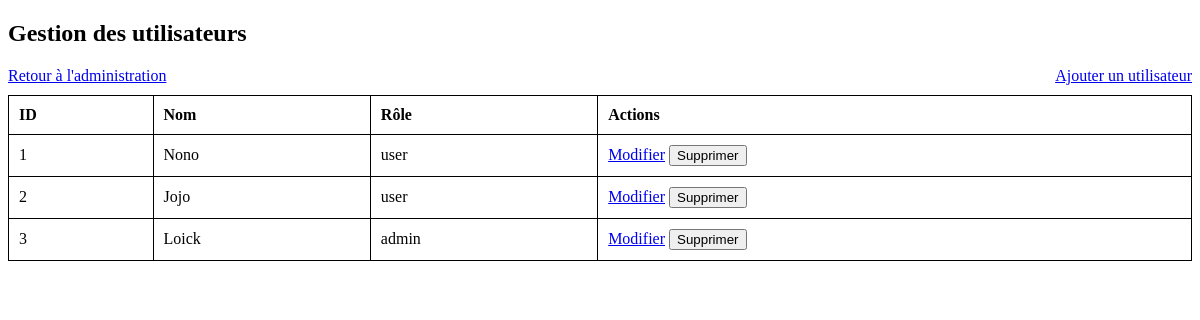
Before: /admin/users (signed in) with the older database file.
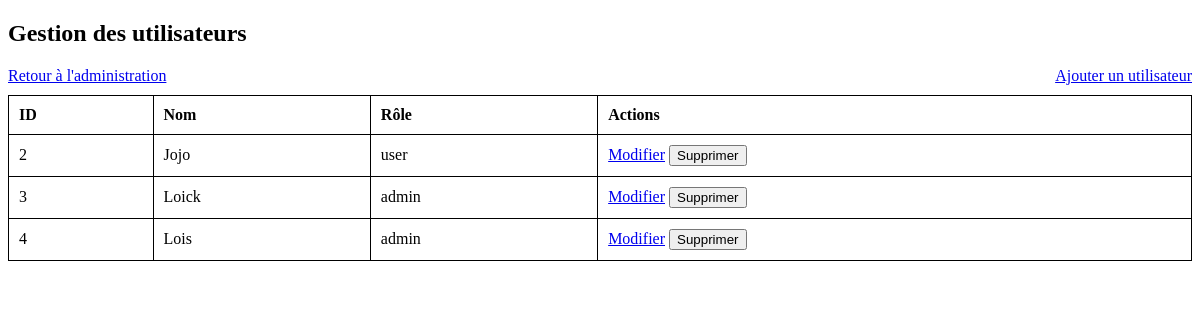
After: the same page with the newer database file.
### tables this page shows
CREATE TABLE users (
        id INTEGER PRIMARY KEY, 
        name VARCHAR(255) NOT NULL UNIQUE,
        password VARCHAR(255) NOT NULL,
        role VARCHAR(50) NOT NULL DEFAULT 'user'
    );

### Backend/app.py (the view)
@app.route('/admin/users', methods=['GET'])
def admin_users():
    if 'role' not in session or session['role'] != 'admin':
        flash("Accès interdit.", 'error')
        return redirect(url_for('login'))
    users = get_all_users()
    return render_template('admin_users_table.html', users=users)

### Backend/database.py (called while the page is built)
def get_all_users():
    with db.connect() as conn:
        result = conn.execute(text("SELECT * FROM users")).fetchall()
        return [dict(row) for row in result]

### Frontend/templates/admin_users_table.html (shortened to what this page needs)
<!DOCTYPE html>
<html lang="fr">
<head>
</head>
<body>
    <h2>Gestion des utilisateurs</h2>
    <a href="/admin" class="btn-back">Retour à l'administration</a>
    <a href="/admin/users/add" class="btn-add">Ajouter un utilisateur</a>
    <table>
        <thead>
            <tr>
                <th>ID</th>
                <th>Nom</th>
                <th>Rôle</th>
                <th>Actions</th>
            </tr>
        </thead>
        <tbody>
            {% for user in users %}
            <tr>
                <td>{{ user.id }}</td>
                <td>{{ user.name }}</td>
                <td>{{ user.role }}</td>
                <td>
                    <a href="/admin/users/edit/{{ user.id }}">Modifier</a>
                    <form action="/admin/users/delete/{{ user.id }}" method="post" style="display:inline;">
                        <button type="submit" class="btn-delete" onclick="return confirm('Êtes-vous sûr de vouloir supprimer cet utilisateur ?');">Supprimer</button>
                    </form>
                </td>
            </tr>
            {% endfor %}
        </tbody>
    </table>
</body>
</html>

### Frontend/templates/admin_users_table.html (style rules this page uses)
table { width: 100%; border-collapse: collapse; }
table, th, td { border: 1px solid black; }
th, td { padding: 10px; text-align: left; }
.btn-add { float: right; margin-bottom: 10px; }

Changed rows visible on the page:
removed users: id "1", name "Nono", role "user"
added users: id "4", name "Lois", role "admin"
